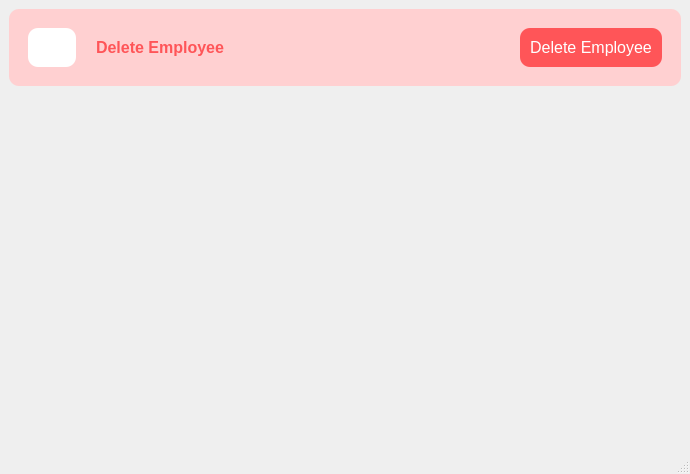
<?xml version="1.0" encoding="UTF-8"?>
<ui version="4.0">
 <class>DeleteEmployee</class>
 <widget class="QMainWindow" name="DeleteEmployee">
  <property name="geometry">
   <rect>
    <x>0</x>
    <y>0</y>
    <width>690</width>
    <height>474</height>
   </rect>
  </property>
  <property name="windowTitle">
   <string>Delete Employee</string>
  </property>
  <property name="windowIcon">
   <iconset>
    <normalon>:/resources/employee-icons/Employee-delete.svg</normalon>
   </iconset>
  </property>
  <property name="styleSheet">
   <string notr="true"/>
  </property>
  <widget class="QWidget" name="centralwidget">
   <layout class="QHBoxLayout" name="horizontalLayout">
    <item>
     <layout class="QVBoxLayout" name="verticalLayout">
      <item>
       <widget class="QFrame" name="gridFrame">
        <property name="sizePolicy">
         <sizepolicy hsizetype="Preferred" vsizetype="Fixed">
          <horstretch>0</horstretch>
          <verstretch>0</verstretch>
         </sizepolicy>
        </property>
        <property name="styleSheet">
         <string notr="true">background-color: rgb(255, 208, 209);
padding:10px;
border-radius:10px;</string>
        </property>
        <layout class="QHBoxLayout" name="horizontalLayout_2">
         <item>
          <widget class="QLabel" name="label_2">
           <property name="sizePolicy">
            <sizepolicy hsizetype="Fixed" vsizetype="Fixed">
             <horstretch>0</horstretch>
             <verstretch>0</verstretch>
            </sizepolicy>
           </property>
           <property name="maximumSize">
            <size>
             <width>48</width>
             <height>48</height>
            </size>
           </property>
           <property name="styleSheet">
            <string notr="true">background-color: rgb(255, 255, 255);
padding:4px;
border-radius:10px;</string>
           </property>
           <property name="text">
            <string/>
           </property>
           <property name="pixmap">
            <pixmap resource="resources.qrc">:/resources/employee-icons/Employee-delete.svg</pixmap>
           </property>
           <property name="scaledContents">
            <bool>true</bool>
           </property>
          </widget>
         </item>
         <item>
          <widget class="QLabel" name="label">
           <property name="font">
            <font>
             <pointsize>12</pointsize>
             <bold>true</bold>
            </font>
           </property>
           <property name="styleSheet">
            <string notr="true">color: rgb(255, 85, 88);</string>
           </property>
           <property name="text">
            <string>Delete Employee</string>
           </property>
          </widget>
         </item>
         <item>
          <widget class="QPushButton" name="Delete_btn">
           <property name="sizePolicy">
            <sizepolicy hsizetype="Fixed" vsizetype="Fixed">
             <horstretch>0</horstretch>
             <verstretch>0</verstretch>
            </sizepolicy>
           </property>
           <property name="font">
            <font>
             <pointsize>12</pointsize>
            </font>
           </property>
           <property name="styleSheet">
            <string notr="true">QPushButton{
	color: rgb(255, 255, 255);
	background-color: rgb(255, 85, 88);
	border:none;
	padding:10px;
}
QPushButton:hover{
	background-color: rgb(194, 65, 69);
}</string>
           </property>
           <property name="text">
            <string>Delete Employee</string>
           </property>
          </widget>
         </item>
        </layout>
       </widget>
      </item>
      <item>
       <widget class="QFrame" name="frame">
        <property name="styleSheet">
         <string notr="true">QTableView {
    border: 1px solid #d3d3d3;  /* Border around the entire table */
    selection-background-color: #a1c4fd;  /* Background color for selected cells */
    selection-color: white;  /* Text color for selected cells */
    alternate-background-color: #f2f2f2;  /* Background color for alternate rows */
    gridline-color: #cccccc;  /* Color of gridlines separating cells */
    background-color: #ffffff;  /* Background color of the table */
}

/* Styling for individual cells */
QTableView::item {
    padding: 2px;  /* Padding inside each cell */
	font-size:12px;
    color: black;  /* Default text color */
    background-color: white;  /* Default background color of cells */
}

/* Styling for selected cells */
QTableView::item:selected {
    background-color: rgb(255, 85, 88);  /* Background color for selected cells */
    color: white;  /* Text color for selected cells */
}

/* Row Styling (for alternate rows) */
QTableView::item:alternate {
    background-color: #f9f9f9;  /* Background color for alternate rows */
}

/* Styling for header cells */
QHeaderView::section {
    background-color: #2c3e50;  /* Header background color */
    color: white;  /* Header text color */
    padding: 5px;  /* Padding for header cells */
    font-weight: bold;  /* Bold font for header text */
    text-align: center;  /* Center-align header text */
}

/* Header horizontal lines */
QHeaderView::section:horizontal {
    border-right: 1px solid #d3d3d3;  /* Border between header cells */
}

/* For sorting indicators in the header */
QHeaderView::indicator:checked {
    background-color: #0078d4;  /* Sorting indicator background color */
}
</string>
        </property>
        <layout class="QHBoxLayout" name="table_horizontalLayout"/>
       </widget>
      </item>
     </layout>
    </item>
   </layout>
  </widget>
  <widget class="QMenuBar" name="menubar">
   <property name="geometry">
    <rect>
     <x>0</x>
     <y>0</y>
     <width>690</width>
     <height>21</height>
    </rect>
   </property>
  </widget>
  <widget class="QStatusBar" name="statusbar"/>
 </widget>
 <resources>
  <include location="resources.qrc"/>
 </resources>
 <connections/>
</ui>
